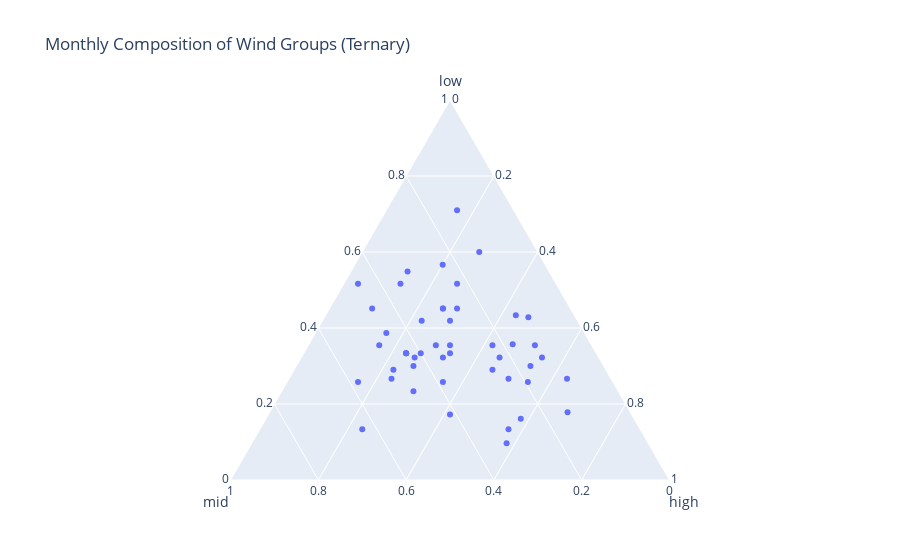

Write notebook code for a chart like this one.
### Code cell
fig = px.scatter_ternary(
    result,
    a='low', b='mid', c='high',
    hover_data=['year_month'],
    title='Monthly Composition of Wind Groups (Ternary)'
)
fig.show()
